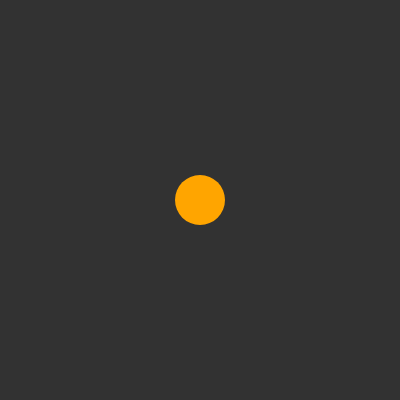
Frame 1 (no input)
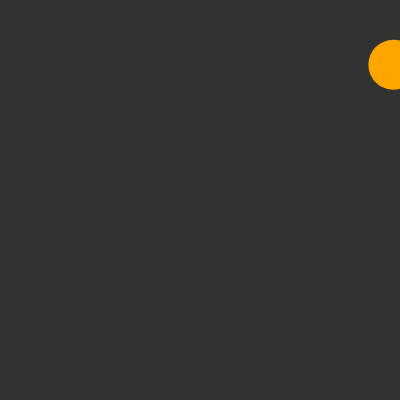
Frame 60 (no input)
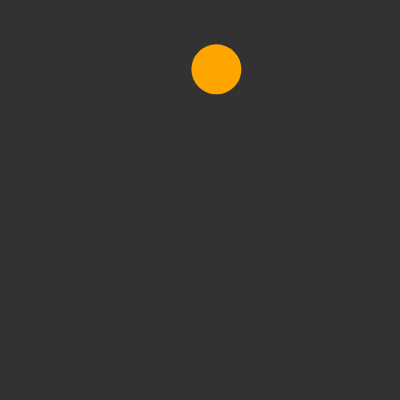
Frame 120 (the mouse pressed at the canvas centre since frame 60)

The p5.js sketch that drew these frames (run headless with seeded random() and noise() and a simulated clock; from frame 60 on, the mouse is pressed at the canvas centre):

// p5.js sketch
// ── sketch.js
let pos;
let vel;

function setup() {
    createCanvas(400, 400);

    pos = createVector(width/2, height/2);

    vel = p5.Vector.random2D();
    vel.mult(4);
}

function draw() {
    background(50);

    noStroke();
    fill("orange");
    ellipse(pos.x, pos.y, 50);

    update();
}

function update() {
    pos.add(vel);

    checkEdges();
}

function checkEdges() {
    if (pos.x <  0 || pos.x > width)
        vel.x *= -1;
    if (pos.y < 0 || pos.y > height)
        vel.y *= -1;
}
